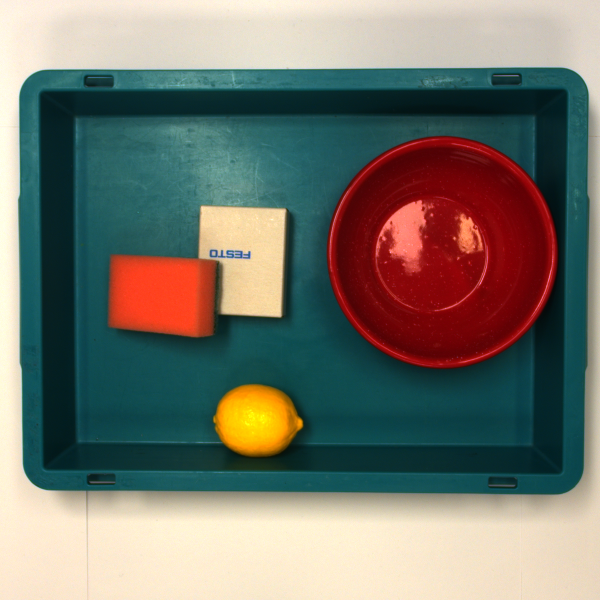
#> input picture demo_rgbd/img000059_q4/frame_rgb.png, 1200 x 1200 px (shown at 1/2 size); the run also reads 1 picture not shown here
$ python verify.py
#> lines starting #> are read from the running program, lines starting #| are printed output that depends on the picture
#!/usr/bin/env python3
"""Self-check for the demo bundle -- two independent levels.

    python verify.py          # LEVEL 1: data integrity   (numpy + opencv, ~5 s)
    python verify.py --run    # LEVEL 2: replay the grasp stage against expected/

LEVEL 1 needs no GPU, no model and no network. It opens every file and checks the
data is exactly what the README claims -- shape, dtype, value range, and that the
object ids in `target.json` really exist in `instances.png` -- then verifies sha256.

LEVEL 2 needs the FGC-GraspNet checkpoint and a CUDA GPU, but no API key: it takes
the target object straight from `expected/<case>.json` and replays the geometry half
of the pipeline (mask -> point cloud -> FGC -> candidate set), then checks the recorded
pose is in the candidate set within 1 mm / 1 deg.

It checks membership rather than the top-1 pose on purpose. `expected/` was produced by
the deployment package, whose gripper model differs from grasp_viz/gripper_tho_pa1.yaml,
so the two rank the surviving candidates differently. What is reproducible -- and what
this level asserts -- is that the same scene yields the same grasp candidates.
"""
import argparse
import hashlib
import json
import os
import sys

import numpy as np

HERE = os.path.dirname(os.path.abspath(__file__))
REPO = os.path.dirname(HERE)
TOL_MM = 1.0
TOL_DEG = 1.0
# A two-finger gripper is symmetric: rotating 180 deg about the approach axis is the
# same physical grasp with the fingers swapped. Without accounting for it, two
# identical poses can report a 180 deg error.
FLIP = np.diag([-1.0, -1.0, 1.0])


def cases():
    return sorted(d for d in os.listdir(HERE)
                  if d.startswith("img") and os.path.isdir(os.path.join(HERE, d)))


# ───────────────────────────────────────────────────────────────── LEVEL 1
def check_integrity():
    import cv2

    bad = []
    for c in cases():
        d = os.path.join(HERE, c)
        rgb = cv2.imread(os.path.join(d, "frame_rgb.png"))
#> rgb is the input picture: shape (1200, 1200, 3); mean B, G, R 108.6, 118.5, 117.2
        dep = cv2.imread(os.path.join(d, "frame_depth.png"), cv2.IMREAD_UNCHANGED)
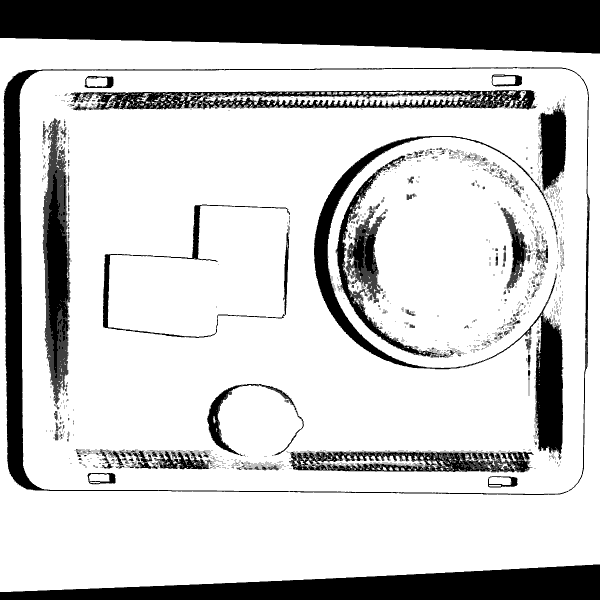
#> input picture demo_rgbd/img000059_q4/frame_depth.png, 1200 x 1200 px (shown at 1/2 size)
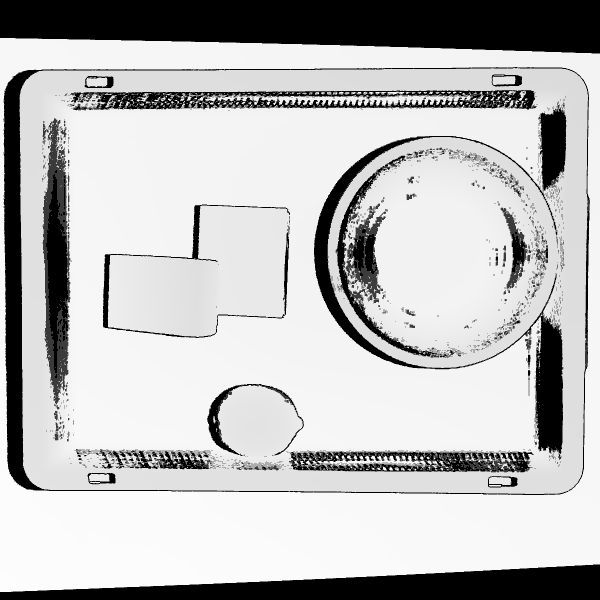
#> dep: shape (1200, 1200) uint16 (shown at 1/2 size); min 0, max 711, mean 524.5; drawn with min black and max white
        ins = cv2.imread(os.path.join(d, "instances.png"), cv2.IMREAD_UNCHANGED)
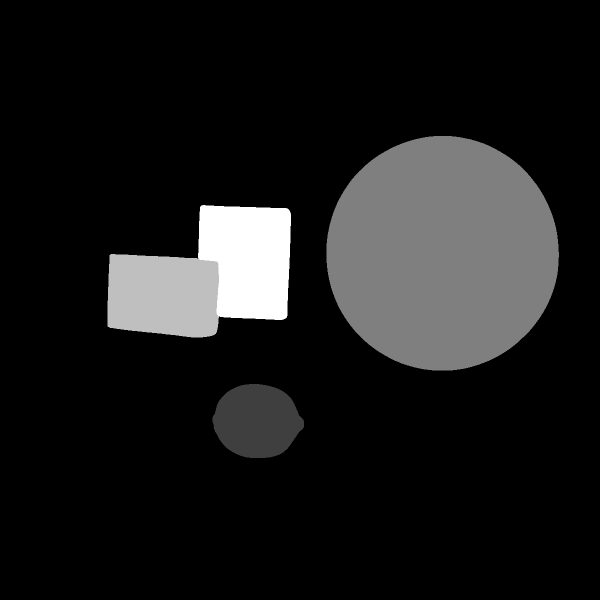
#> ins: shape (1200, 1200) uint16 (shown at 1/2 size); min 0, max 4, mean 0.422; drawn with min black and max white
#> (the run stopped early here; a loop or call above may not have finished)
